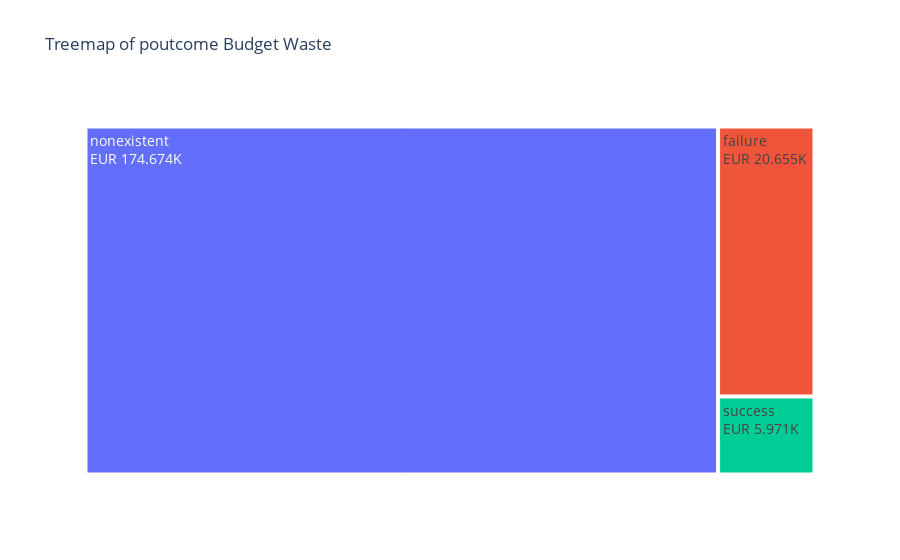

The notebook cell this image was saved under:
### Markdown cell above
#### **3.6.3 Poutcome**

### Code cell
eda_plot('poutcome')

### Figure 1 — Plotly figure (JSON) as saved in the notebook; plotly's stock layout.template omitted (floating-point values rounded to 4 significant figures)
{"data": [{"branchvalues": "total", "domain": {"x": [0, 1], "y": [0, 1]}, "hovertemplate": "labels=%{label}<br>waste=%{value}<br>parent=%{parent}<br>id=%{id}<extra></extra>", "ids": ["failure", "nonexistent", "success"], "labels": ["failure", "nonexistent", "success"], "name": "", "parents": ["", "", ""], "textfont": {"size": 14}, "textinfo": "label+value", "texttemplate": "%{label}<br>EUR %{value}K", "type": "treemap", "values": [20.66, 174.7, 5.971]}], "layout": {"legend": {"tracegroupgap": 0}, "title": {"text": "Treemap of poutcome Budget Waste"}}}
